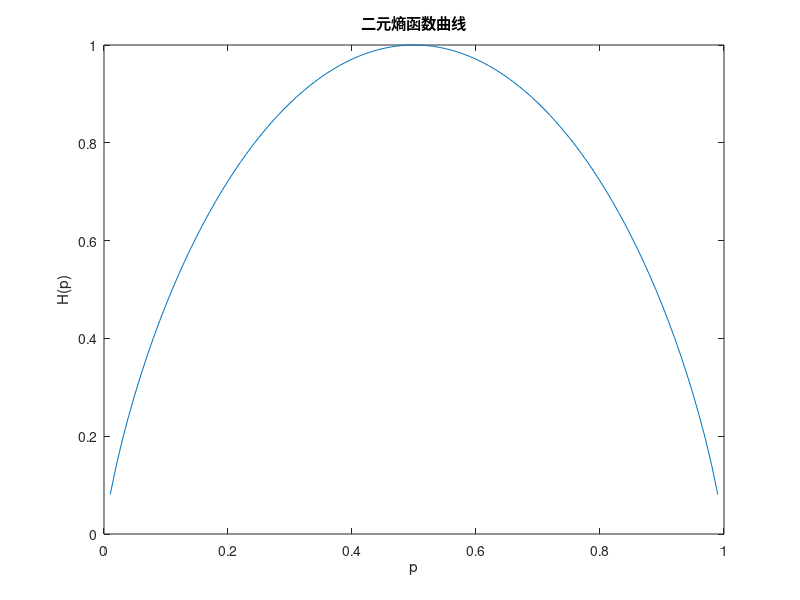
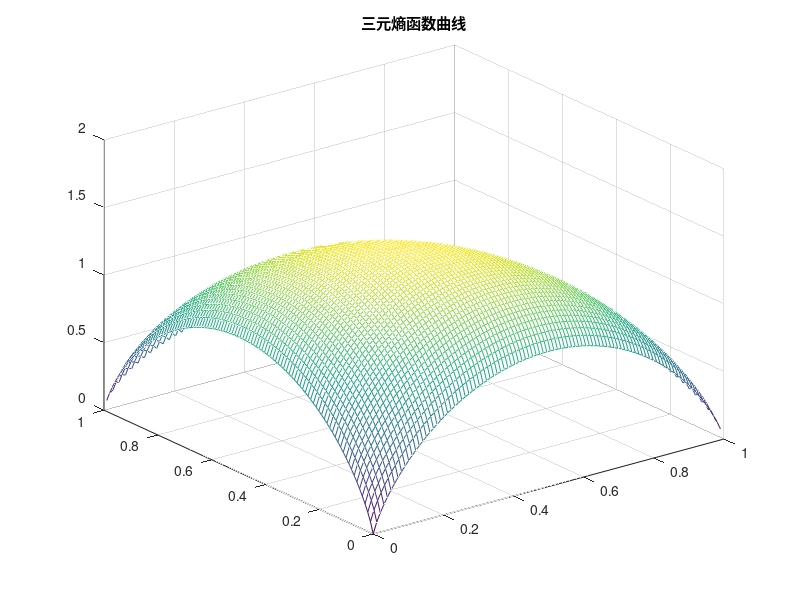

The MATLAB script that drew these images, in order: (Note: this script raises an error after producing the figures.)
clear;
clc;
% 1. 绘制二元熵函数曲线
p = linspace(0.01, 1, 100);
h = -(p .* log2(p) + (1-p) .* log2(1-p));
figure;
plot(p, h);
title('二元熵函数曲线');
xlabel('p');
ylabel('H(p)');

% 2. 绘制三元熵函数曲线
p = linspace(eps, 1-eps, 100);
q = linspace(eps, 1-eps, 100);
[P, Q] = meshgrid(p, q);
P_Q=P + Q;
for n=1:100
    for m=1:100
        if P_Q(n, m)>=1
            Q(n, m)=nan;
        end
    end
end
H = -P.*log2(P) - Q .* log2(Q) - (1-P-Q) .* log2(1-P-Q);
figure;
mesh(P, Q, H);
title('三元熵函数曲线');

% 3.1 读入一篇英文字母组成的信源文档
file_path = 'message.txt'; % 替换为实际文本文件的路径
source_text = fileread(file_path);

% 3.2 计算字母与空格的概率分布
unique_chars = unique(source_text);
total_chars = numel(source_text);

prob_distribution = zeros(1, numel(unique_chars));
for i = 1:numel(unique_chars)
    prob_distribution(i) = sum(source_text == unique_chars(i)) / total_chars;
end

% 3.3 计算信源的熵
entropy = -sum(prob_distribution .* log2(prob_distribution));

% 3.4 输出结果
disp('字母与空格的概率分布：');
disp([unique_chars]);
disp([prob_distribution]);

disp(['信源的熵：', num2str(entropy)]);
